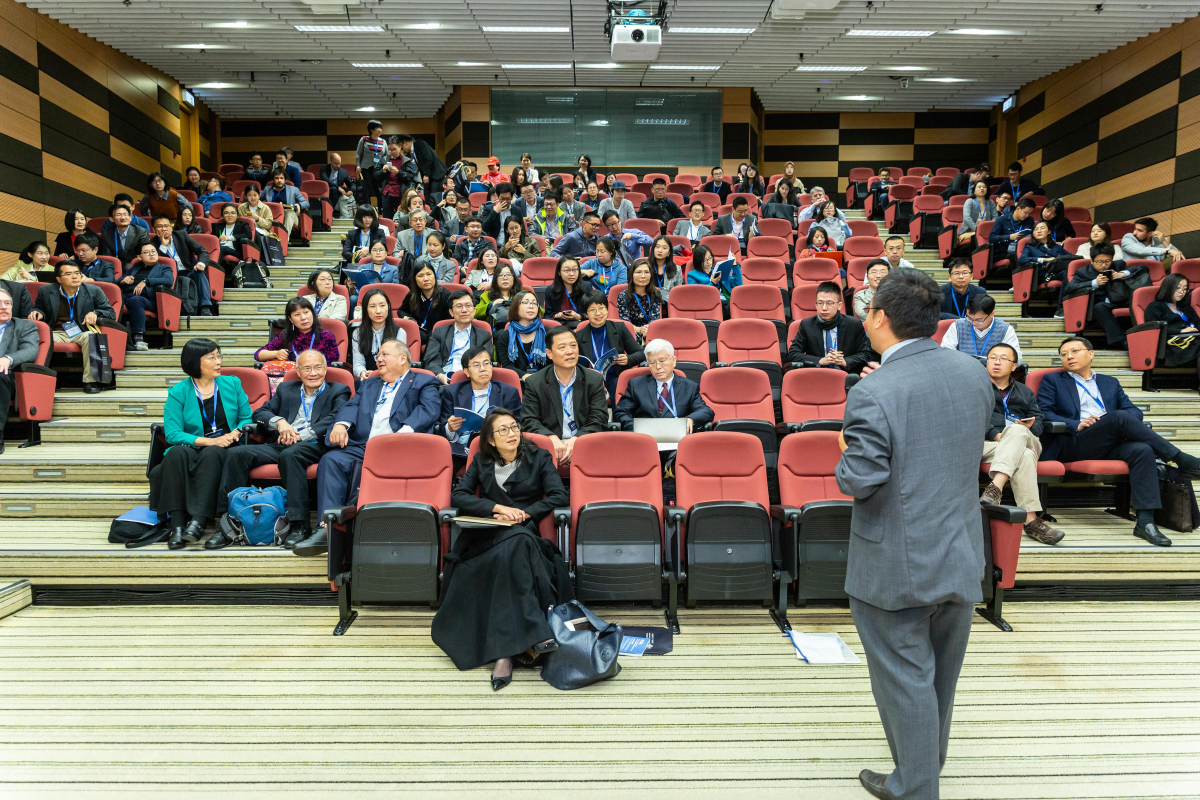
#> input picture digital-forensics/lab-1/images/pexels-icsa.jpg, 3600 x 2400 px (shown at 1/3 size)
$ jupyter execute --allow-errors lab1.ipynb
#> lines starting #> are read from the running program, lines starting #| are printed output that depends on the picture
# Lab 1
Antoine Sutter

First we import all the dependencies we will need.

[cell 1]
import os
import numpy as np
from skimage import metrics
from PIL import Image, ImageFilter
import matplotlib.pyplot as plt

Then we prepare the images before we can process them. Images were randomly picked on Pexel, a free stock image service. The original images are in the `images` directory. They are then scaled down to 256, 512, 1000 and 2000 before being distorted.

[cell 2]
images = [
    ("pexels-icsa.jpg", 256),
    ("pexels-jibarofoto.jpg", 512),
    ("pexels-lecreusois.jpg", 1024),
    ("pexels-olly.jpg", 2048),
]

image_folder = 'images'
resized_folder = 'resized_images'
distorted_folder = 'distorted_images'

os.makedirs(resized_folder, exist_ok=True)
os.makedirs(distorted_folder, exist_ok=True)

To prepare the images, we will do 4 things:

* scale the image to its correct size
* convert the image to gray scale
* apply a gaussian blur
* apply some jpeg compression

Note: I hate the API of the PIL package, some methods mutate the original image, others don't. This is why I reopen the images at the end.

[cell 3]
def prepare_image(image: tuple[str, int], blur_radius=0, jpeg_quality=100) -> tuple[Image, Image]:
#> called with image = ('pexels-icsa.jpg', 256), blur_radius = 5, jpeg_quality = 80
    filename, size = image
    file_path = os.path.join(image_folder, filename)
    resized_filepath = os.path.join(resized_folder, filename)
    distorted_filepath = os.path.join(distorted_folder, filename)

    with (Image.open(file_path) as img):
#> img is the input picture: PIL image 3600x2400 RGB; mean R, G, B 123.1, 118.6, 104.7
        img.thumbnail((size, size))
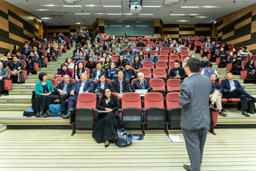
#> img: PIL image 256x171 RGB; mean R, G, B 123.1, 118.6, 104.7
        img = img.convert('L')
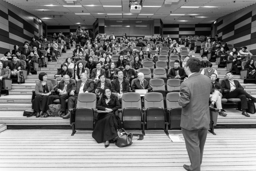
#> img: PIL image 256x171 L; min 0, max 255, mean 118.3
        img.save(resized_filepath, format="JPEG", quality=100, optimize=False)

        # Now distort the image
        img = img.filter(ImageFilter.GaussianBlur(radius=blur_radius))
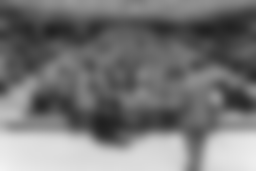
#> img: PIL image 256x171 L; min 32, max 242, mean 118.5
        img.save(distorted_filepath, format="JPEG", quality=jpeg_quality, optimize=False)

    # Reopen the image to ensure we have fresh data
    return (
        np.array(Image.open(resized_filepath)),
        np.array(Image.open(distorted_filepath))
    )


def prepare_images(sources: list[tuple[str, int]], blur_radius=0, jpeg_quality=100) -> list[tuple[Image, Image]]:
    return [prepare_image(image, blur_radius=blur_radius, jpeg_quality=jpeg_quality) for image in sources]
#> call 2 of prepare_image, with image = ('pexels-jibarofoto.jpg', 512), blur_radius = 5, jpeg_quality = 80
#> in prepare_image (call 2), `filename, size = image`: filename = 'pexels-jibarofoto.jpg'; size = 512
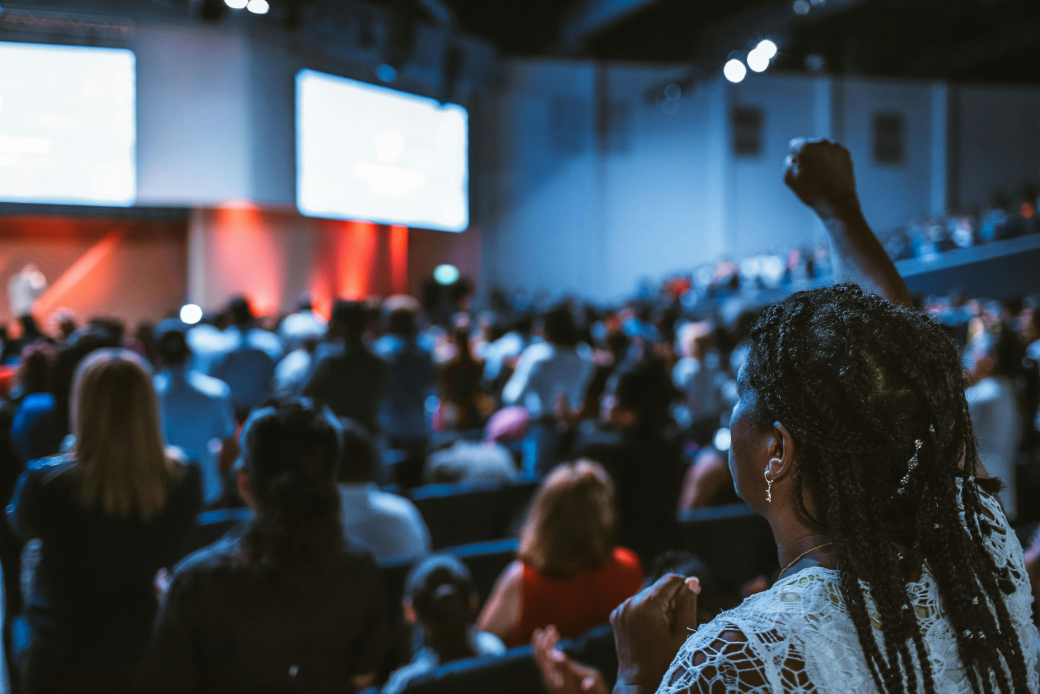
#> input picture digital-forensics/lab-1/images/pexels-jibarofoto.jpg, 6240 x 4160 px (shown at 1/6 size)
#> in prepare_image, img is the input picture: PIL image 6240x4160 RGB; mean R, G, B 68.3, 75.6, 84.4
#> in prepare_image (call 2), `img.thumbnail((size, size))`:
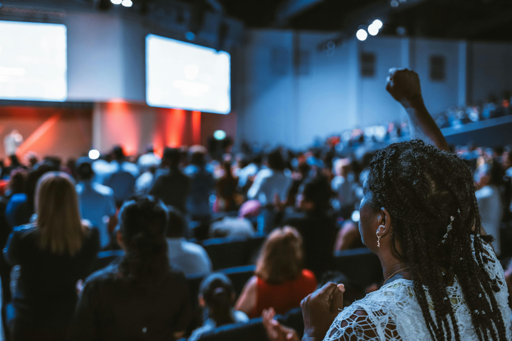
#> img: PIL image 512x341 RGB; mean R, G, B 68.3, 75.5, 84.4
#> in prepare_image (call 2), `img = img.convert('L')`:
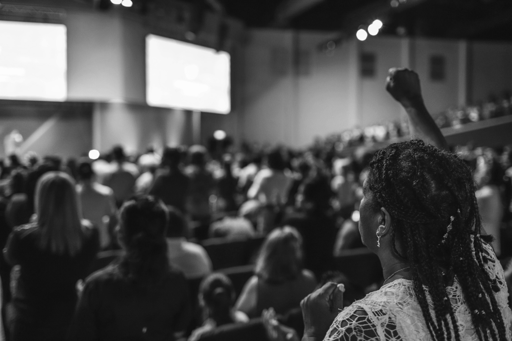
#> img: PIL image 512x341 L; min 11, max 255, mean 74.4
#> in prepare_image (call 2), `img = img.filter(ImageFilter.GaussianBlur(radius=blur_radius))`:
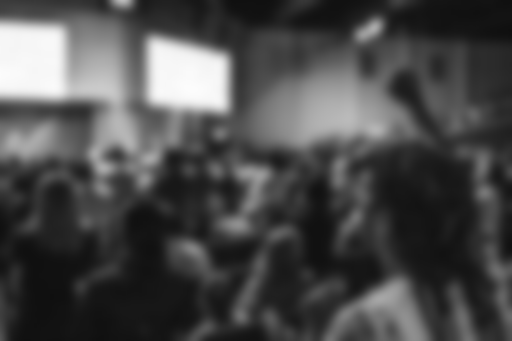
#> img: PIL image 512x341 L; min 15, max 252, mean 74.4

We can now prepare the images with a blur of 10 and a jpeg quality of 10

#> (a cell that did not finish here is left out)

To evaluate the images, I will use the `skimage` package. This code does not implement the bonus LPIPS method.

## MSE RESULTS

The higher the MSE, the lesser the quality of the tested image is compared to the original. We can see that despite the same blur and jpeg compression for all image sizes, the smaller the image is the more affected it is by the distortions. For reference, an MSE of 0 would mean the images are similar.

## PSNR

Unlike MSE, the higher the PSNR, the higher the quality of the tested image is compared to the original. Therefore we can see the bar charts is increasing with the image size, giving us a similar conclusion than with MSE that lower resolution images are more affected by the distorions.

## SSMI

Similarly to PSNR, the higher the SSMI, the higher the quality of the tested image is compared to the original. In this case, the value is normalized between 0 and 1 with 1 meaning a perfect quality. In fact, if you call `metrics.structural_similarity` with the same image twice, you'll get 1 out.

[cell 5]
axis = [f"{size}" for name, size in images]
#> axis = ['256', '512', '1024', '2048']

metric = [
    ("MSE", metrics.mean_squared_error),
    ("PSNR", metrics.peak_signal_noise_ratio),
    ("SSIM", metrics.structural_similarity),
]

#> (the rest of this cell did not finish here and is left out)
